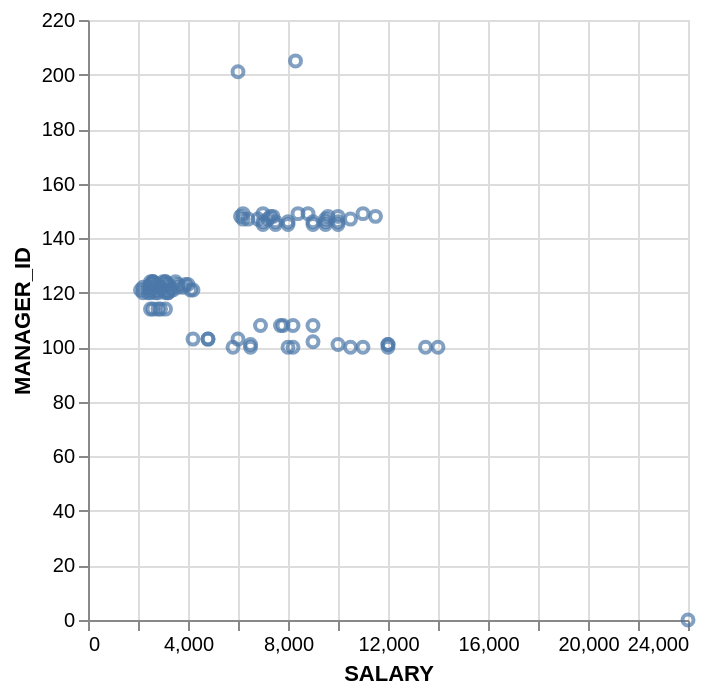

Vega-Lite specification for this chart:
### Vega-Lite specification from a JSON file in a GitHub repository (floating-point values rounded to 4 significant figures)
{"data": {"values": [{"x_data": 24000, "y_data": 0}, {"x_data": 9000, "y_data": 102}, {"x_data": 6000, "y_data": 103}, {"x_data": 4800, "y_data": 103}, {"x_data": 4800, "y_data": 103}, {"x_data": 4200, "y_data": 103}, {"x_data": 12000, "y_data": 101}, {"x_data": 9000, "y_data": 108}, {"x_data": 8200, "y_data": 108}, {"x_data": 7700, "y_data": 108}, {"x_data": 7800, "y_data": 108}, {"x_data": 6900, "y_data": 108}, {"x_data": 3100, "y_data": 114}, {"x_data": 2900, "y_data": 114}, {"x_data": 2800, "y_data": 114}, {"x_data": 2600, "y_data": 114}, {"x_data": 2500, "y_data": 114}, {"x_data": 8000, "y_data": 100}, {"x_data": 8200, "y_data": 100}, {"x_data": 6500, "y_data": 100}, {"x_data": 5800, "y_data": 100}, {"x_data": 3200, "y_data": 120}, {"x_data": 2700, "y_data": 120}, {"x_data": 2400, "y_data": 120}, {"x_data": 2200, "y_data": 120}, {"x_data": 3300, "y_data": 121}, {"x_data": 2800, "y_data": 121}, {"x_data": 2500, "y_data": 121}, {"x_data": 2100, "y_data": 121}, {"x_data": 3300, "y_data": 122}, {"x_data": 2900, "y_data": 122}, {"x_data": 2400, "y_data": 122}, {"x_data": 2200, "y_data": 122}, {"x_data": 3600, "y_data": 123}, {"x_data": 3200, "y_data": 123}, {"x_data": 2700, "y_data": 123}, {"x_data": 2500, "y_data": 123}, {"x_data": 3500, "y_data": 124}, {"x_data": 3100, "y_data": 124}, {"x_data": 2600, "y_data": 124}, {"x_data": 2500, "y_data": 124}, {"x_data": 14000, "y_data": 100}, {"x_data": 13500, "y_data": 100}, {"x_data": 12000, "y_data": 100}, {"x_data": 11000, "y_data": 100}, {"x_data": 10500, "y_data": 100}, {"x_data": 10000, "y_data": 145}, {"x_data": 9500, "y_data": 145}, {"x_data": 9000, "y_data": 145}, {"x_data": 8000, "y_data": 145}, {"x_data": 7500, "y_data": 145}, {"x_data": 7000, "y_data": 145}, {"x_data": 10000, "y_data": 146}, {"x_data": 9500, "y_data": 146}, {"x_data": 9000, "y_data": 146}, {"x_data": 8000, "y_data": 146}, {"x_data": 7500, "y_data": 146}, {"x_data": 7000, "y_data": 146}, {"x_data": 10500, "y_data": 147}, {"x_data": 9500, "y_data": 147}, {"x_data": 7200, "y_data": 147}, {"x_data": 6800, "y_data": 147}, {"x_data": 6400, "y_data": 147}, {"x_data": 6200, "y_data": 147}, {"x_data": 11500, "y_data": 148}, {"x_data": 10000, "y_data": 148}, {"x_data": 9600, "y_data": 148}, {"x_data": 7400, "y_data": 148}, {"x_data": 7300, "y_data": 148}, {"x_data": 6100, "y_data": 148}, {"x_data": 11000, "y_data": 149}, {"x_data": 8800, "y_data": 149}, {"x_data": 8400, "y_data": 149}, {"x_data": 7000, "y_data": 149}, {"x_data": 6200, "y_data": 149}, {"x_data": 3200, "y_data": 120}, {"x_data": 3100, "y_data": 120}, {"x_data": 2500, "y_data": 120}, {"x_data": 2800, "y_data": 120}, {"x_data": 4200, "y_data": 121}, {"x_data": 4100, "y_data": 121}, {"x_data": 3400, "y_data": 121}, {"x_data": 3000, "y_data": 121}, {"x_data": 3800, "y_data": 122}, {"x_data": 3600, "y_data": 122}, {"x_data": 2900, "y_data": 122}, {"x_data": 2500, "y_data": 122}, {"x_data": 4000, "y_data": 123}, {"x_data": 3900, "y_data": 123}, {"x_data": 3200, "y_data": 123}, {"x_data": 2800, "y_data": 123}, {"x_data": 3100, "y_data": 124}, {"x_data": 3000, "y_data": 124}, {"x_data": 2600, "y_data": 124}, {"x_data": 2600, "y_data": 124}, {"x_data": 6000, "y_data": 201}, {"x_data": 6500, "y_data": 101}, {"x_data": 10000, "y_data": 101}, {"x_data": 12000, "y_data": 101}, {"x_data": 8300, "y_data": 205}]}, "mark": "point", "encoding": {"x": {"field": "x_data", "type": "quantitative", "title": "SALARY"}, "y": {"field": "y_data", "type": "quantitative", "title": "MANAGER_ID"}}}
